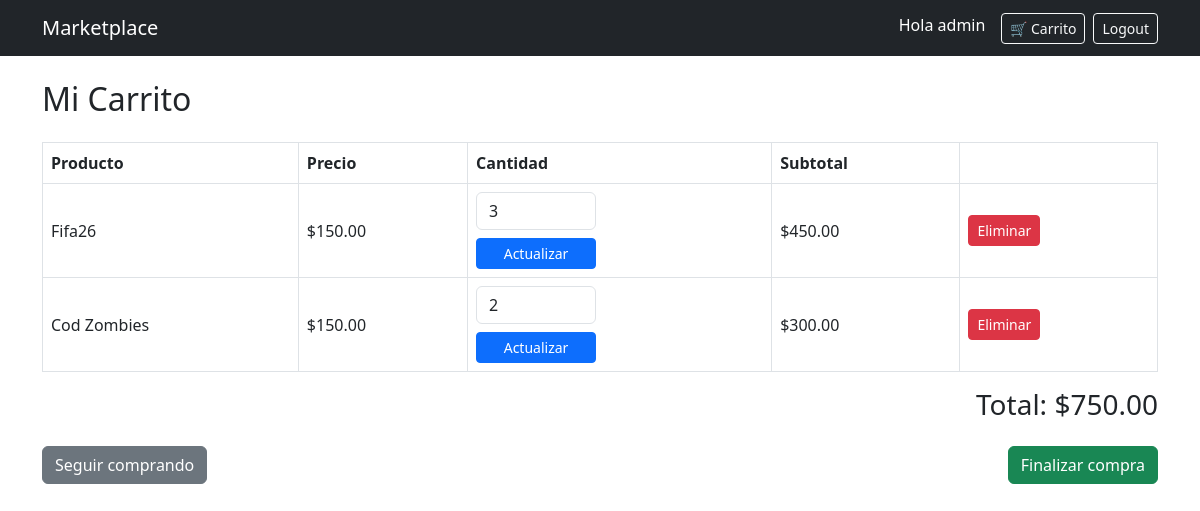
Page /cart/ (signed in) on the committed database.
### store/models.py (models this page shows, shortened)
class User(AbstractUser):
    id = models.UUIDField(primary_key=True, default=uuid.uuid4, editable=False)
    is_seller = models.BooleanField(default=False)

class CartItem(models.Model):
    id = models.UUIDField(primary_key=True, default=uuid.uuid4, editable=False)
    cart = models.ForeignKey(Cart, on_delete=models.CASCADE)
    product = models.ForeignKey(Product, on_delete=models.CASCADE)
    quantity = models.PositiveIntegerField(default=1)
    class Meta:
        unique_together = ('cart', 'product')
    @property
    def subtotal(self):
        return self.product.price * self.quantity

class Product(models.Model):
    id = models.UUIDField(primary_key=True, default=uuid.uuid4, editable=False)
    name = models.CharField(max_length=150)
    description = models.TextField()
    image = models.ImageField(upload_to='upload/', blank=True, null=True)
    price = models.DecimalField(max_digits=10, decimal_places=2)
    stock = models.PositiveIntegerField(default=0)
    owner = models.ForeignKey(
        User,
        on_delete=models.CASCADE,
        related_name='products'
    )  # 1:N
    categories = models.ManyToManyField(
        Category,
        related_name='products'
    )  # N:M
    created_at = models.DateTimeField(auto_now_add=True)

class Cart(models.Model):
    id = models.UUIDField(primary_key=True, default=uuid.uuid4, editable=False)
    user = models.ForeignKey(
        User,
        on_delete=models.CASCADE,
        related_name='carts'
    )
    products = models.ManyToManyField(
        Product,
        through='CartItem',
        related_name='carts'
    )
    created_at = models.DateTimeField(auto_now_add=True)
    @property
    def total(self):
        return sum(item.subtotal for item in self.cartitem_set.all())

### store/views.py (the view)
# urls.py: path('cart/', views.cart_detail, name='cart_detail'),
@login_required
def cart_detail(request):
    cart, created = Cart.objects.get_or_create(user=request.user)
    return render(request, 'store/cart_detail.html', {'cart': cart})

### store/templates/store/cart_detail.html (shortened to what this page needs)
{% extends 'store/base.html' %}
{% block content %}
<h2 class="mb-4">Mi Carrito</h2>
{% if cart.cartitem_set.all %}
<table class="table table-bordered align-middle">
    <thead>
        <tr>
            <th>Producto</th>
            <th>Precio</th>
            <th>Cantidad</th>
            <th>Subtotal</th>
            <th></th>
        </tr>
    </thead>
    <tbody>
        {% for item in cart.cartitem_set.all %}
        <tr>
            <td>{{ item.product.name }}</td>
            <td>${{ item.product.price }}</td>
            <td>
                <form method="POST" action="{% url 'update_cart_item' item.id %}" class="d-flex flex-column gap-2" style="width: 120px;">
                    <input type="number" name="quantity" value="{{ item.quantity }}" min="1" max="{{ item.product.stock }}" class="form-control">
                    <button class="btn btn-sm btn-primary">Actualizar</button>
                </form>
            </td>
            <td>${{ item.subtotal }}</td>
            <td>
                <a href="{% url 'remove_from_cart' item.id %}" class="btn btn-danger btn-sm" onclick="return confirm('¿Eliminar {{ item.product.name }} del carrito?')">Eliminar</a>
            </td>
        </tr>
        {% endfor %}
    </tbody>
</table>
<div class="text-end">
    <h3>Total: ${{ cart.total }}</h3>
</div>
<div class="d-flex justify-content-between mt-4">
    <a href="{% url 'home' %}" class="btn btn-secondary">Seguir comprando</a>
    <a href="#" class="btn btn-success">Finalizar compra</a>
</div>
{% else %}
<div class="alert alert-info">
    Tu carrito está vacío. <a href="{% url 'home' %}">Ir a comprar</a>
</div>
{% endif %}
{% endblock %}

### store/templates/store/base.html (shortened to what this page needs)
<!DOCTYPE html>
<html lang="es">
<head>
    <link href="https://cdn.jsdelivr.net/npm/bootstrap@5.3.0/dist/css/bootstrap.min.css" rel="stylesheet">
</head>
<body>
<nav class="navbar navbar-expand-lg navbar-dark bg-dark">
  <div class="container">
    <a class="navbar-brand" href="/">Marketplace</a>
    <div class="d-flex">
      {% if user.is_authenticated %}
        <span class="text-white me-3">Hola {{ user.username }}</span>
        <a href="{% url 'cart_detail' %}" class="btn btn-outline-light btn-sm me-2">
          🛒 Carrito
        </a>
        <a href="{% url 'logout' %}" class="btn btn-outline-light btn-sm">
          Logout
        </a>
      {% else %}
        <a href="{% url 'login' %}" class="btn btn-outline-light btn-sm me-2">Login</a>
        <a href="{% url 'register' %}" class="btn btn-primary btn-sm">Registro</a>
      {% endif %}
    </div>
  </div>
</nav>
<div class="container mt-4">
    {% block content %}{% endblock %}
</div>
</body>
</html>

### rows in the picture
User: username "admin"
CartItem: product.name "Fifa26", product.price "150.00", quantity "3", subtotal "450.00"
CartItem: product.name "Cod Zombies", product.price "150.00", quantity "2", subtotal "300.00"
Cart: total "750.00"
